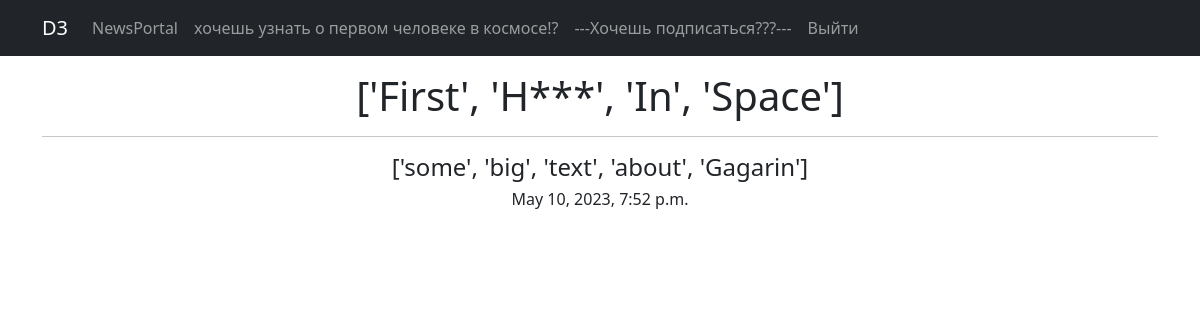
/NEWS/1, run on the app's committed database.
### News/models.py (models this page shows, shortened)
class Post(models.Model):
    author = models.ForeignKey(Author, on_delete=models.CASCADE)
    News = 'NW'
    ARTICLE = 'AR'
    CATEGORY_CHOICES = (
        (News, 'Новость'),
        (ARTICLE, 'Статья')
    )
    categoryType = models.CharField(max_length=2, choices=CATEGORY_CHOICES, default=ARTICLE)
    dateCreation = models.DateTimeField(auto_now_add=True,)
    postCategory = models.ManyToManyField(Category, through='PostCategory')
    title = models.CharField(max_length=128)
    text = models.TextField()
    rating = models.SmallIntegerField(default=0)

### News/views.py (the view)
# urls.py: path('<int:pk>', PostDetail.as_view(), name='post_detail'),
class PostDetail(DetailView):
    model = Post
    template_name = 'new1.html'
    context_object_name = 'new1'

### News/templatetags/censor_filter.py (called while the page is built)
@register.filter()
def censor(text):
    list = text.split()
    censor_list = []
    for word in list:
        if word in bad_words:
            censor_word = word[0] + "***"
            censor_list.append(word.replace(word, censor_word))
        else:
            censor_list.append(word)
    return censor_list

### templates/new1.html (shortened to what this page needs)
{% extends 'flatpages/default.html' %}
{% load censor_filter %}
{% block content %}
<p><h1>{{ new1.title|censor }}</h1>
<hr>
<h4>{{ new1.text|censor }}</h4>
<h6>{{ new1.dateCreation }}</h6></p>
{% endblock content %}

### data on the page
Post: title|censor "['First', 'H***', 'In', 'Space']", text|censor "['some', 'big', 'text', 'about', 'Gagarin']", dateCreation "May 10, 2023, 7:52 p.m."
